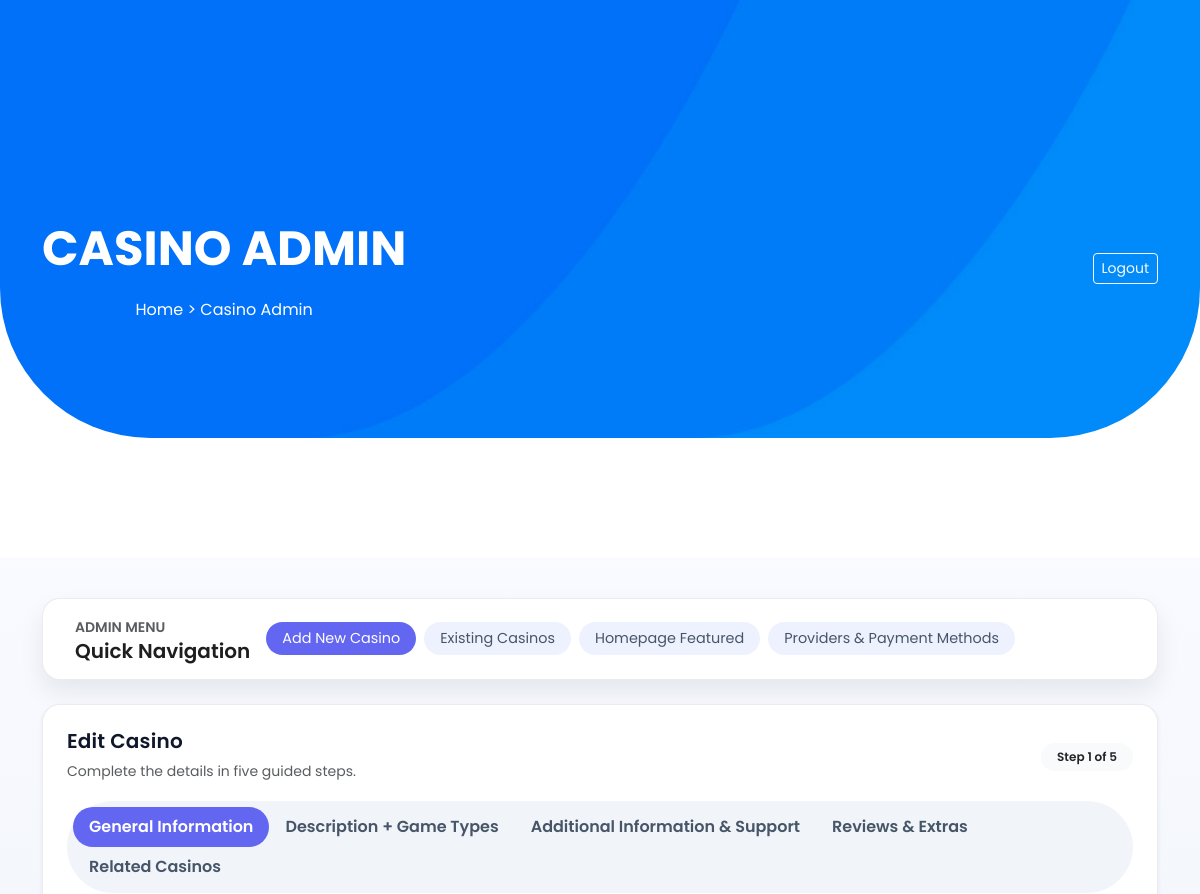
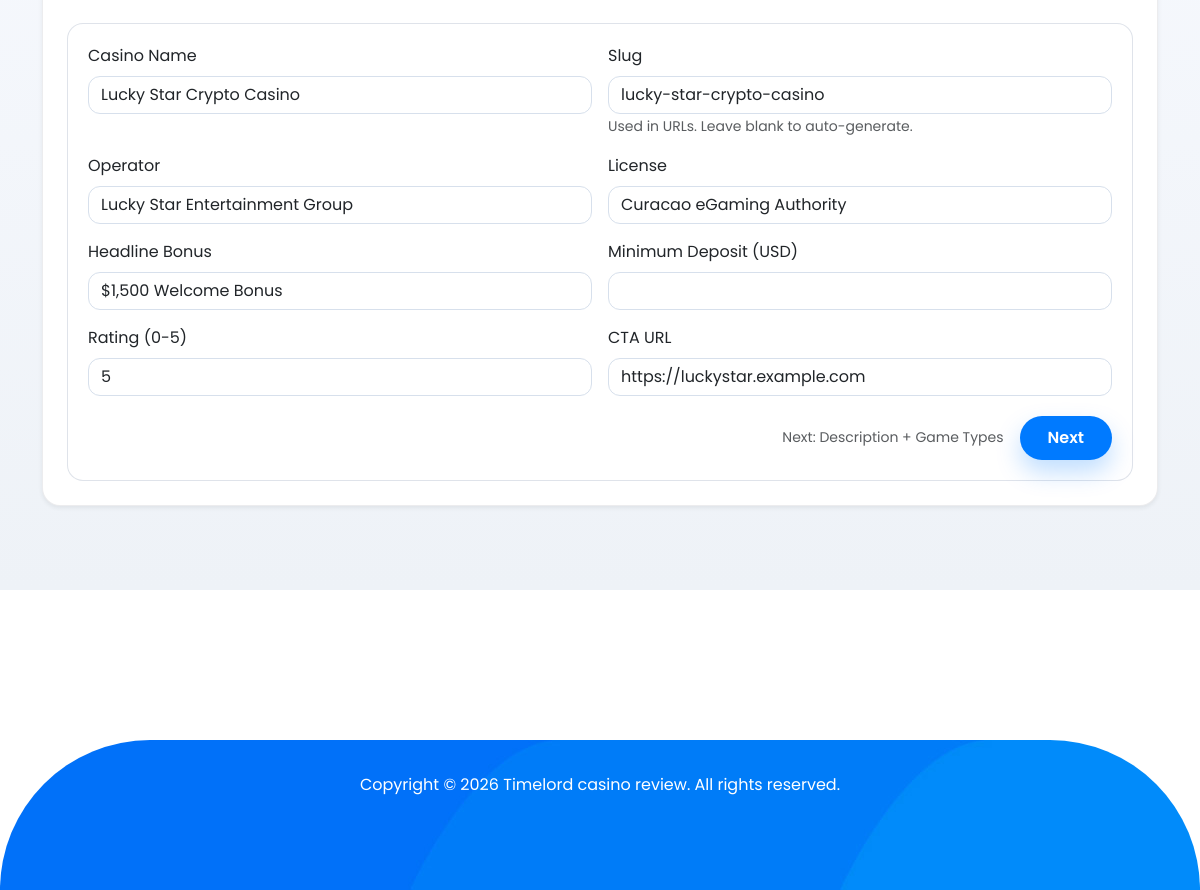
Screenshot of /admin.php?edit=1 (signed in) with the database file from the repository (2 pictures, top to bottom).
### tables this page shows
CREATE TABLE IF NOT EXISTS casinos (
    id BIGINT UNSIGNED AUTO_INCREMENT PRIMARY KEY,
    slug VARCHAR(255) NOT NULL UNIQUE,
    name VARCHAR(255) NOT NULL,
    operator VARCHAR(255),
    license VARCHAR(255),
    headline_bonus VARCHAR(255),
    min_deposit_usd INT,
    hero_image TEXT,
    thumbnail_image TEXT,
    rating TINYINT UNSIGNED NOT NULL DEFAULT 0 CHECK (rating BETWEEN 0 AND 5),
    short_description TEXT,
    cta_url TEXT,
    is_top1 TINYINT(1) NOT NULL DEFAULT 0 CHECK (is_top1 IN (0, 1)),
    created_at DATETIME NOT NULL DEFAULT CURRENT_TIMESTAMP
);

### admin.php (the view, shortened to what the rows shown need)
<?php
$database = getDatabase();
    ?>
    <?php
$editCasinoId = isset($_GET['edit']) ? (int) $_GET['edit'] : 0;
$editCasino = $editCasinoId > 0 ? fetchCasinoById($database, $editCasinoId) : null;
$formValues = [
    'id' => $editCasino['id'] ?? 0,
    'name' => $editCasino['name'] ?? '',
    'slug' => $editCasino['slug'] ?? '',
    'operator' => $editCasino['operator'] ?? '',
    'license' => $editCasino['license'] ?? '',
    'headline_bonus' => $editCasino['headline_bonus'] ?? '',
    'min_deposit_usd' => $editCasino['min_deposit_usd'] ?? '',
    'hero_image' => $editCasino['hero_image'] ?? '',
    'thumbnail_image' => $editCasino['thumbnail_image'] ?? '',
    'rating' => $editCasino['rating'] ?? 0,
    'short_description' => $editCasino['short_description'] ?? '',
    'cta_url' => $editCasino['cta_url'] ?? '',
    'categories' => isset($editCasino['categories']) ? implode(', ', $editCasino['categories']) : '',
    'genres' => isset($editCasino['genres']) ? implode(', ', $editCasino['genres']) : '',
    'perks' => isset($editCasino['perks']) ? implode(', ', $editCasino['perks']) : '',
    'payment_methods' => [],
    'providers' => [],
    'game_modes' => [],
    'pros' => $editCasino['pros_cons']['pros'] ?? [],
    'cons' => $editCasino['pros_cons']['cons'] ?? [],
    'devices' => $editCasino['devices'] ?? [],
    'available_languages' => '',
    'restricted_countries' => '',
    'affiliate_program' => '',
    'support_live_chat' => '',
    'support_emails' => '',
    'support_phone' => '',
];
include __DIR__ . '/partials/html-head.php';
?>
<div class="section admin-shell">
    <div class="container">
        <div class="row">
            <div class="col-12">
                <div class="card shadow-sm mb-4 admin-card" id="add-casino" data-admin-section="add-casino">
                    <div class="card-body">
                        <form method="post" enctype="multipart/form-data" data-admin-stepper>
                            <div class="admin-step" data-step="1">
                                <div class="row g-3">
                                    <div class="col-lg-6">
                                        <label class="form-label" for="name">Casino Name</label>
                                        <input type="text" class="form-control" id="name" name="name" value="<?= htmlspecialchars((string) $formValues['name'], ENT_QUOTES, 'UTF-8') ?>" required>
                                    </div>
                                    <div class="col-lg-6">
                                        <label class="form-label" for="slug">Slug</label>
                                        <input type="text" class="form-control" id="slug" name="slug" value="<?= htmlspecialchars((string) $formValues['slug'], ENT_QUOTES, 'UTF-8') ?>">
                                        <small class="text-muted">Used in URLs. Leave blank to auto-generate.</small>
                                    </div>
                                    <div class="col-lg-6">
                                        <label class="form-label" for="operator">Operator</label>
                                        <input type="text" class="form-control" id="operator" name="operator" value="<?= htmlspecialchars((string) $formValues['operator'], ENT_QUOTES, 'UTF-8') ?>">
                                    </div>
                                    <div class="col-lg-6">
                                        <label class="form-label" for="license">License</label>
                                        <input type="text" class="form-control" id="license" name="license" value="<?= htmlspecialchars((string) $formValues['license'], ENT_QUOTES, 'UTF-8') ?>">
                                    </div>
                                    <div class="col-lg-6">
                                        <label class="form-label" for="headline_bonus">Headline Bonus</label>
                                        <input type="text" class="form-control" id="headline_bonus" name="headline_bonus" value="<?= htmlspecialchars((string) $formValues['headline_bonus'], ENT_QUOTES, 'UTF-8') ?>">
                                    </div>
                                    <div class="col-lg-6">
                                        <label class="form-label" for="rating">Rating (0-5)</label>
                                        <input type="number" class="form-control" id="rating" name="rating" min="0" max="5" value="<?= htmlspecialchars((string) $formValues['rating'], ENT_QUOTES, 'UTF-8') ?>">
                                    </div>
                                    <div class="col-lg-6">
                                        <label class="form-label" for="cta_url">CTA URL</label>
                                        <input type="url" class="form-control" id="cta_url" name="cta_url" value="<?= htmlspecialchars((string) $formValues['cta_url'], ENT_QUOTES, 'UTF-8') ?>">
                                    </div>
                                </div>
                            </div>
                        </form>
                    </div>
                </div>
            </div>
        </div>
    </div>
</div>
<?php
include __DIR__ . '/partials/footer.php';

### rows the page displays
casinos: name "Lucky Star Crypto Casino", slug "lucky-star-crypto-casino", operator "Lucky Star Entertainment Group", license "Curacao eGaming Authority", headline_bonus "$1,500 Welcome Bonus", rating "5", cta_url "https://luckystar.example.com"
